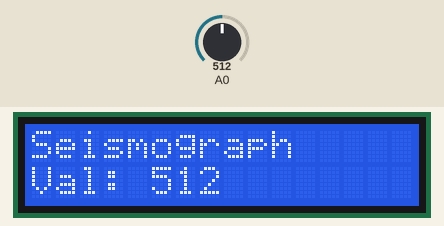
A sketch run on a simulated Arduino Uno, built with avr-gcc and run on an emulated ATmega328P. On the bench: 16×2 character LCD. The inputs (shaded band) are chosen by the test bench; at power-on: A0 = 512. What the sketch prints to the serial monitor is not drawn.

Above: at 1.2 s.
1.3 s: A0 set to 716
At 2.3 s:
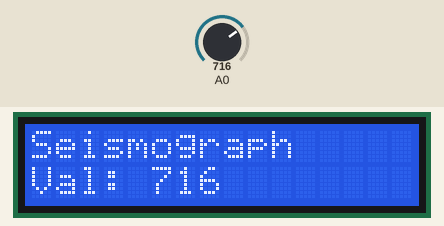
2.8 s: A0 set to 900
At 3.3 s:
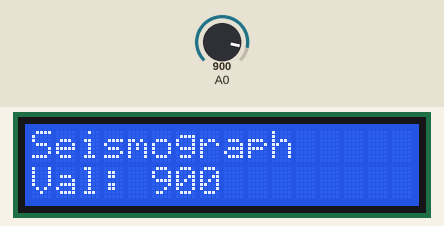
4.3 s: A0 set to 1023
At 4.9 s:
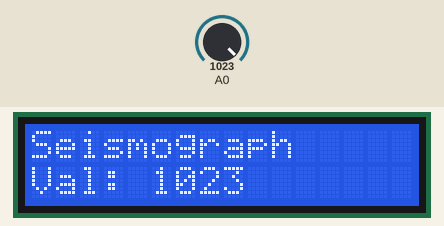
Timing chart, 0 to 7.3 s (numbered marks = the images above; inputs shaded):
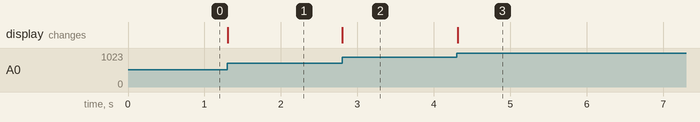

Measured:
- after the input at 1.3 s, the display: changes at once (image 1)
- after the input at 2.8 s, the display: changes at once (image 2)
- after the input at 4.3 s, the display: changes at once (image 3)

The sketch:

arduino_sensor_setup.ino
```cpp
#include <LiquidCrystal.h> // I2C가 빠진 기본 라이브러리

// 핀 연결: RS, E, D4, D5, D6, D7 순서
LiquidCrystal lcd(12, 11, 5, 4, 3, 2);

void setup() {
  Serial.begin(9600); // 파이썬으로 데이터 쏘기 위함
  lcd.begin(16, 2);   // 16칸 2줄 LCD 시작

  lcd.setCursor(0, 0);
  lcd.print("Seismograph"); // 첫 줄 고정 문구
}

void loop() {
  // ── A0: Geophone (고임피던스 수동 코일 센서) ────────────────────────
  int val0 = analogRead(A0);      // 실제 측정

  // 1. 파이썬(노트북)으로 단일값 전송 (지오폰)
  Serial.println(val0);

  // 2. LCD 화면에는 지오폰 값만 표시
  lcd.setCursor(0, 1);
  lcd.print("Val: ");
  lcd.print(val0);
  lcd.print("      "); // 이전 숫자가 길었을 때 잔상 지우기

  delay(10); // 100Hz 샘플링 (10ms 대기)
}
```
